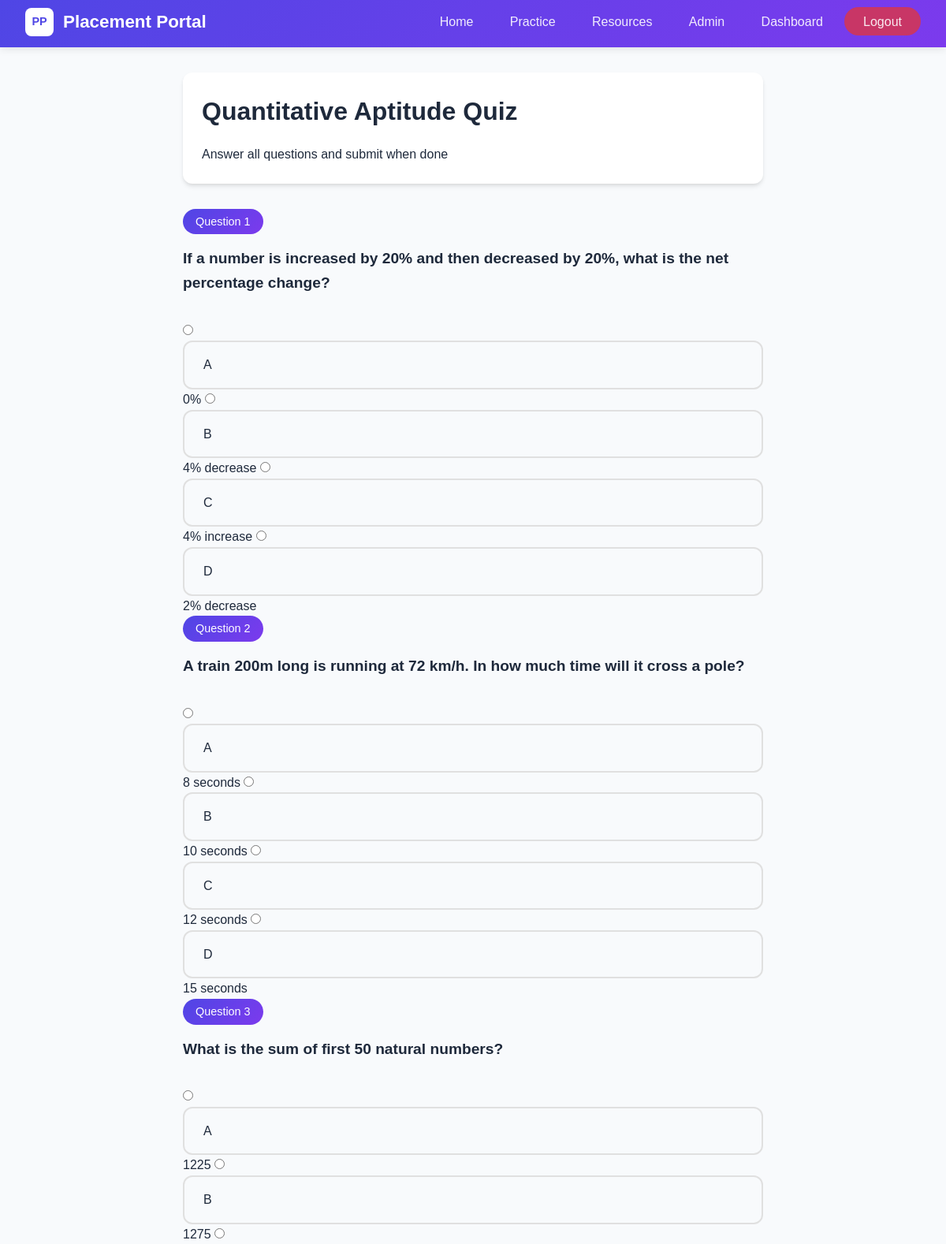
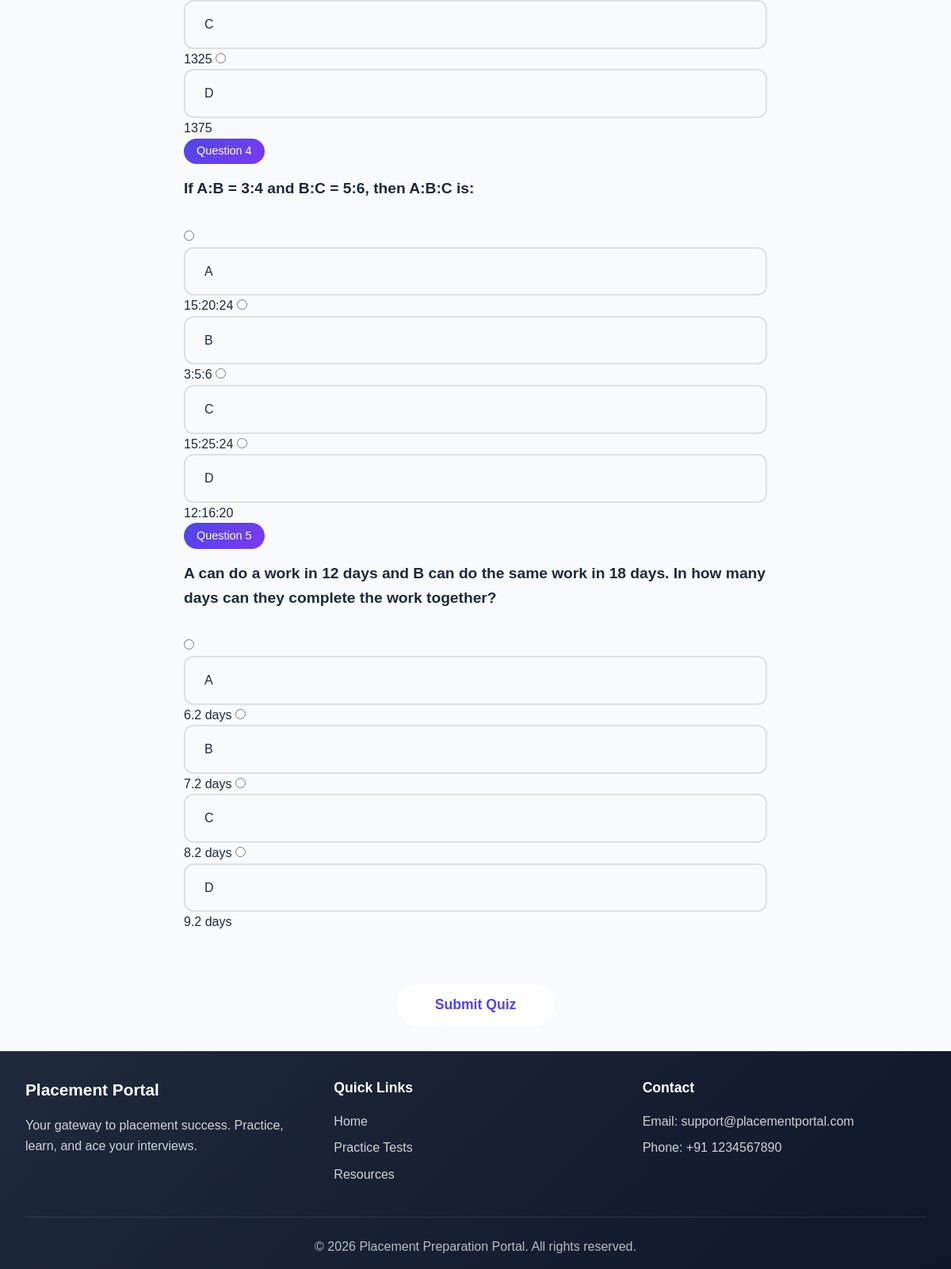
Screenshot of /quiz/take/1 (signed in) with the database file from the repository (2 pictures, top to bottom).
### app/models.py (models this page shows, shortened)
class Category(db.Model):
    __tablename__ = 'categories'
    id = db.Column(db.Integer, primary_key=True)
    name = db.Column(db.String(100), nullable=False)
    type = db.Column(db.String(50))  # 'aptitude' or 'technical'
    description = db.Column(db.Text)
    questions = db.relationship('Question', backref='category', lazy='dynamic',
                               cascade='all, delete-orphan')
    quiz_results = db.relationship('QuizResult', backref='category', lazy='dynamic')

class Question(db.Model):
    __tablename__ = 'questions'
    id = db.Column(db.Integer, primary_key=True)
    category_id = db.Column(db.Integer, db.ForeignKey('categories.id'), nullable=False)
    question_text = db.Column(db.Text, nullable=False)
    option_a = db.Column(db.String(500))
    option_b = db.Column(db.String(500))
    option_c = db.Column(db.String(500))
    option_d = db.Column(db.String(500))
    correct_answer = db.Column(db.String(1))  # 'A', 'B', 'C', or 'D'
    explanation = db.Column(db.Text)
    difficulty = db.Column(db.String(20))  # 'easy', 'medium', 'hard'
    created_at = db.Column(db.DateTime, default=datetime.utcnow)

### app/quiz/routes.py (the view, shortened to what this page needs)
@quiz.route('/take/<int:category_id>', methods=['GET', 'POST'])
@login_required
def take_quiz(category_id):
    category = Category.query.get_or_404(category_id)
    questions = Question.query.filter_by(category_id=category_id).all()
    if not questions:
        flash('No questions available in this category.', 'warning')
        return redirect(url_for('quiz.list_categories'))
    return render_template('quiz/take.html', category=category, questions=questions)

### app/__init__.py (called while the page is built)
@login_manager.user_loader
def load_user(user_id):
    from app.models import User
    return User.query.get(int(user_id))

### app/templates/quiz/take.html (shortened to what this page needs)
{% extends "base.html" %}
{% block content %}
<div class="container quiz-container">
    <div class="quiz-header">
        <h1>{{ category.name }} Quiz</h1>
        <p>Answer all questions and submit when done</p>
    </div>
    <form action="{{ url_for('quiz.take_quiz', category_id=category.id) }}" method="POST">
        {% for question in questions %}
        <div class="question-card" id="q{{ loop.index }}">
            <div class="question-number">Question {{ loop.index }}</div>
            <h3 class="question-text">{{ question.question_text }}</h3>
            <div class="options-list">
                <label class="option-item">
                    <input type="radio" name="question_{{ question.id }}" value="A" required>
                    <span class="option-label">A</span>
                    <span class="option-text">{{ question.option_a }}</span>
                </label>
                <label class="option-item">
                    <input type="radio" name="question_{{ question.id }}" value="B">
                    <span class="option-label">B</span>
                    <span class="option-text">{{ question.option_b }}</span>
                </label>
                <label class="option-item">
                    <input type="radio" name="question_{{ question.id }}" value="C">
                    <span class="option-label">C</span>
                    <span class="option-text">{{ question.option_c }}</span>
                </label>
                <label class="option-item">
                    <input type="radio" name="question_{{ question.id }}" value="D">
                    <span class="option-label">D</span>
                    <span class="option-text">{{ question.option_d }}</span>
                </label>
            </div>
        </div>
        {% endfor %}
        <div class="submit-section">
            <button type="submit" class="btn btn-primary btn-large">Submit Quiz</button>
        </div>
    </form>
</div>
{% endblock %}

### app/static/css/style.css (style rules this page uses)
:root { --primary-gradient: linear-gradient(135deg, #4f46e5 0%, #7c3aed 100%); --secondary-gradient: linear-gradient(135deg, #0d9488 0%, #14b8a6 100%); --accent-gradient: linear-gradient(135deg, #ec4899 0%, #f43f5e 100%); --dark-gradient: linear-gradient(135deg, #1e293b 0%, #0f172a 100%); --primary-color: #4f46e5; --secondary-color: #7c3aed; --accent-color: #14b8a6; --success-color: #22c55e; --danger-color: #ef4444; --warning-color: #f59e0b; --info-color: #0ea5e9; --text-dark: #1e293b; --text-light: #64748b; --white: #ffffff; --light-bg: #f8fafc; --card-shadow: 0 4px 6px -1px rgba(0, 0, 0, 0.1), 0 2px 4px -1px rgba(0, 0, 0, 0.06); --hover-shadow: 0 10px 15px -3px rgba(0, 0, 0, 0.1), 0 4px 6px -2px rgba(0, 0, 0, 0.05); --border-radius: 12px; --transition: all 0.2s ease; }
* { margin: 0; padding: 0; box-sizing: border-box; }
html { scroll-behavior: smooth; }
body { font-family: 'Poppins', sans-serif; background: var(--light-bg); color: var(--text-dark); line-height: 1.6; min-height: 100vh; }
.form-container, .container { padding-top: 2rem; padding-bottom: 2rem; }
.container { max-width: 1200px; margin: 0 auto; padding: 2rem; }
.btn { display: inline-block; padding: 0.8rem 2rem; border-radius: 50px; text-decoration: none; font-weight: 600; transition: var(--transition); cursor: pointer; border: none; font-size: 1rem; text-align: center; }
.btn-primary { background: var(--white); color: var(--primary-color); }
.quiz-container { max-width: 800px; margin: 0 auto; }
.quiz-header { background: var(--white); border-radius: var(--border-radius); box-shadow: var(--card-shadow); padding: 1.5rem; margin-bottom: 2rem; display: flex; justify-content: space-between; align-items: center; flex-wrap: wrap; gap: 1rem; }
.question-number { display: inline-block; background: var(--primary-gradient); color: var(--white); padding: 0.3rem 1rem; border-radius: 20px; font-size: 0.9rem; margin-bottom: 1rem; }
.question-text { font-size: 1.2rem; margin-bottom: 2rem; line-height: 1.6; }
.options-list { list-style: none; }
.option-item { margin-bottom: 1rem; }
.option-label { display: flex; align-items: center; padding: 1rem 1.5rem; border: 2px solid #e0e0e0; border-radius: 12px; cursor: pointer; transition: var(--transition); }
.option-text { flex: 1; }
.btn-large { padding: 1rem 3rem; font-size: 1.1rem; }
.submit-section { text-align: center; margin-top: 2rem; padding-top: 2rem; border-top: 1px solid var(--light-bg); }

### rows the page displays
Category: name "Quantitative Aptitude"
Question: question_text "If a number is increased by 20% and then decreased by 20%, what is the net percentage change?", option_a "0%", option_b "4% decrease", option_c "4% increase", option_d "2% decrease"
Question: question_text "A train 200m long is running at 72 km/h. In how much time will it cross a pole?", option_a "8 seconds", option_b "10 seconds", option_c "12 seconds", option_d "15 seconds"
Question: question_text "What is the sum of first 50 natural numbers?", option_a "1225", option_b "1275", option_c "1325", option_d "1375"
Question: question_text "If A:B = 3:4 and B:C = 5:6, then A:B:C is:", option_a "15:20:24", option_b "3:5:6", option_c "15:25:24", option_d "12:16:20"
Question: question_text "A can do a work in 12 days and B can do the same work in 18 days. In how many days can they complete the work together?", option_a "6.2 days", option_b "7.2 days", option_c "8.2 days", option_d "9.2 days"
